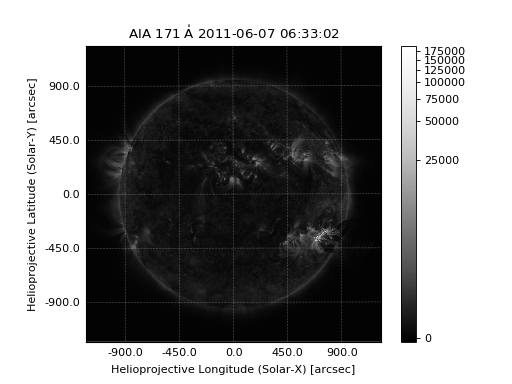

The Python source for this figure:
import sunpy.map
import sunpy.data.sample
import matplotlib.pyplot as plt
smap = sunpy.map.Map(sunpy.data.sample.AIA_171_IMAGE)
fig = plt.figure()
smap.plot(cmap=plt.cm.Greys_r)
plt.colorbar()
plt.show()
